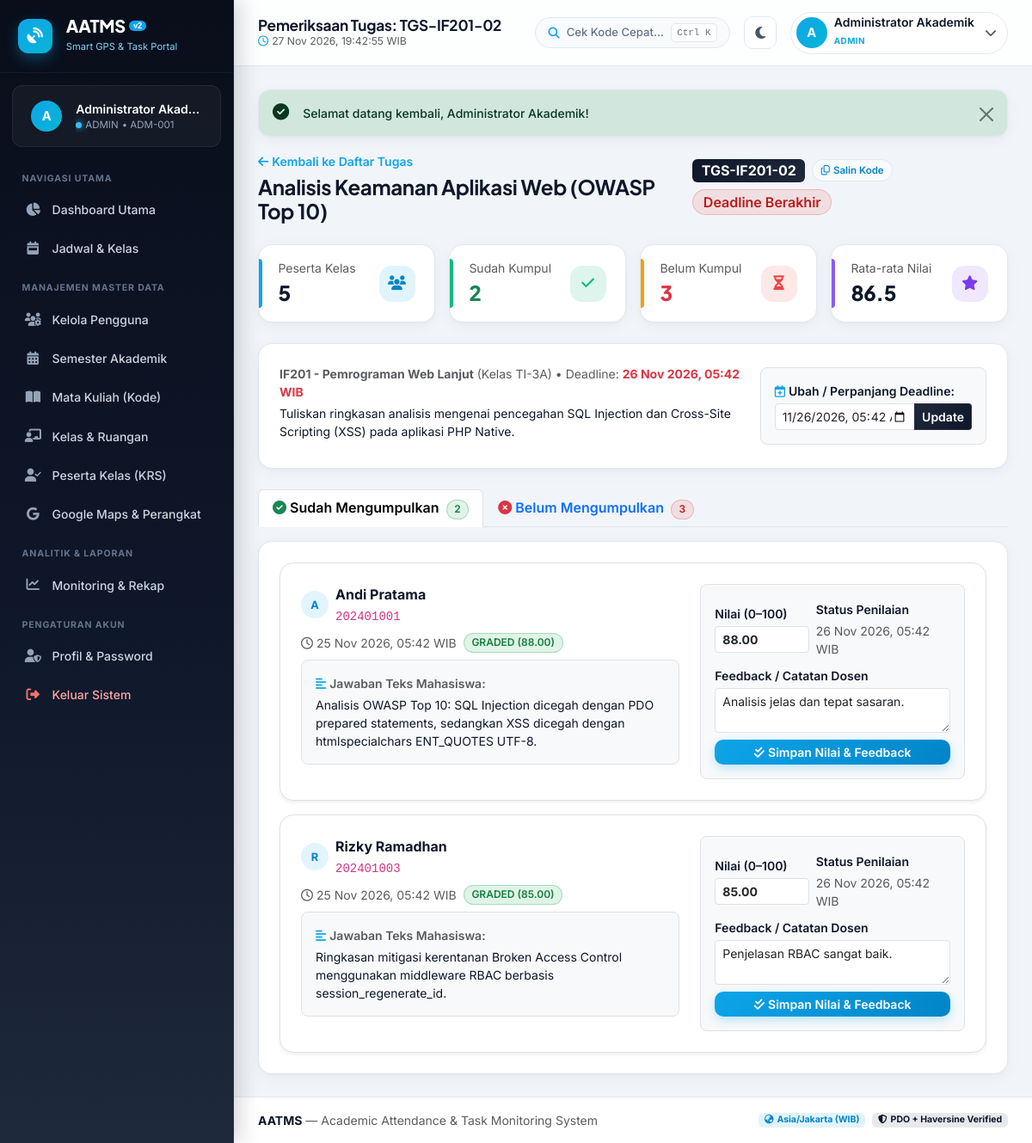
Page /public/dosen/task_detail.php?id=2 (signed in) on the committed database.
### tables this page shows
CREATE TABLE `tasks` (
  `id` INT AUTO_INCREMENT PRIMARY KEY,
  `class_id` INT NOT NULL,
  `dosen_id` INT NOT NULL,
  `task_code` VARCHAR(25) NOT NULL UNIQUE,
  `title` VARCHAR(150) NOT NULL,
  `description` TEXT NOT NULL,
  `attachment_path` VARCHAR(255) DEFAULT NULL,
  `deadline` DATETIME NOT NULL,
  `created_at` TIMESTAMP NOT NULL DEFAULT CURRENT_TIMESTAMP,
  CONSTRAINT `fk_tasks_class` FOREIGN KEY (`class_id`) REFERENCES `classes`(`id`) ON DELETE CASCADE ON UPDATE CASCADE,
  CONSTRAINT `fk_tasks_dosen` FOREIGN KEY (`dosen_id`) REFERENCES `users`(`id`) ON DELETE CASCADE ON UPDATE CASCADE
);

CREATE TABLE `courses` (
  `id` INT AUTO_INCREMENT PRIMARY KEY,
  `course_code` VARCHAR(20) NOT NULL UNIQUE,
  `course_name` VARCHAR(100) NOT NULL,
  `sks` TINYINT NOT NULL,
  `dosen_id` INT NOT NULL,
  `semester_id` INT NOT NULL,
  CONSTRAINT `fk_courses_dosen` FOREIGN KEY (`dosen_id`) REFERENCES `users`(`id`) ON DELETE RESTRICT ON UPDATE CASCADE,
  CONSTRAINT `fk_courses_semester` FOREIGN KEY (`semester_id`) REFERENCES `semesters`(`id`) ON DELETE RESTRICT ON UPDATE CASCADE
);

CREATE TABLE `classes` (
  `id` INT AUTO_INCREMENT PRIMARY KEY,
  `course_id` INT NOT NULL,
  `class_name` VARCHAR(50) NOT NULL,
  `schedule_day` VARCHAR(20) NOT NULL,
  `start_time` TIME NOT NULL,
  `end_time` TIME NOT NULL,
  `room` VARCHAR(50) NOT NULL,
  CONSTRAINT `fk_classes_course` FOREIGN KEY (`course_id`) REFERENCES `courses`(`id`) ON DELETE CASCADE ON UPDATE CASCADE
);

CREATE TABLE `task_submissions` (
  `id` INT AUTO_INCREMENT PRIMARY KEY,
  `task_id` INT NOT NULL,
  `student_id` INT NOT NULL,
  `text_answer` LONGTEXT DEFAULT NULL,
  `file_path` VARCHAR(255) DEFAULT NULL,
  `file_type` VARCHAR(50) DEFAULT NULL,
  `submitted_at` DATETIME NOT NULL,
  `score` DECIMAL(5, 2) DEFAULT NULL,
  `feedback` TEXT DEFAULT NULL,
  `review_status` ENUM('submitted','reviewed','graded') NOT NULL DEFAULT 'submitted',
  `graded_at` DATETIME DEFAULT NULL,
  UNIQUE KEY `uq_task_student` (`task_id`, `student_id`),
  CONSTRAINT `fk_submissions_task` FOREIGN KEY (`task_id`) REFERENCES `tasks`(`id`) ON DELETE CASCADE ON UPDATE CASCADE,
  CONSTRAINT `fk_submissions_student` FOREIGN KEY (`student_id`) REFERENCES `users`(`id`) ON DELETE CASCADE ON UPDATE CASCADE
);

CREATE TABLE `users` (
  `id` INT AUTO_INCREMENT PRIMARY KEY,
  `username` VARCHAR(50) NOT NULL UNIQUE,
  `password_hash` VARCHAR(255) NOT NULL,
  `full_name` VARCHAR(100) NOT NULL,
  `email` VARCHAR(100) NOT NULL UNIQUE,
  `role` ENUM('admin','dosen','mahasiswa','kaprodi') NOT NULL,
  `nim_nidn` VARCHAR(30) DEFAULT NULL,
  `is_active` TINYINT(1) NOT NULL DEFAULT 1,
  `created_at` TIMESTAMP NOT NULL DEFAULT CURRENT_TIMESTAMP
);

### public/dosen/task_detail.php (the view, shortened to what the rows shown need)
<?php
require_once __DIR__ . '/../../includes/auth.php';
$pdo = getDB();
$taskId = (int)($_GET['id'] ?? 0);
$stmt = $pdo->prepare("
    SELECT t.*, cl.class_name, c.course_code, c.course_name, u.full_name AS dosen_name
    FROM tasks t
    JOIN classes cl ON t.class_id = cl.id
    JOIN courses c ON cl.course_id = c.id
    JOIN users u ON t.dosen_id = u.id
    WHERE t.id = ?
");
$stmt->execute([$taskId]);
$task = $stmt->fetch();
$stStmt = $pdo->prepare("
    SELECT u.id AS student_id, u.full_name, u.nim_nidn, u.email,
           ts.id AS submission_id, ts.text_answer, ts.file_path, ts.file_type,
           ts.submitted_at, ts.score, ts.feedback, ts.review_status, ts.graded_at
    FROM class_enrollments ce
    JOIN users u ON ce.student_id = u.id
    LEFT JOIN task_submissions ts ON ts.task_id = ? AND ts.student_id = u.id
    WHERE ce.class_id = ?
    ORDER BY u.nim_nidn ASC, u.full_name ASC
");
$stStmt->execute([$taskId, $task['class_id']]);
$allEnrollments = $stStmt->fetchAll();
$submittedList = [];
$unsubmittedList = [];
foreach ($allEnrollments as $row) {
    if (!empty($row['submission_id'])) {
        $submittedList[] = $row;
    } else {
        $unsubmittedList[] = $row;
    }
}
$cd = getDeadlineCountdown($task['deadline']);
$pageTitle = 'Pemeriksaan Tugas: ' . $task['task_code'];
include __DIR__ . '/../../includes/header.php';
?>
<div class="d-flex flex-column flex-md-row justify-content-between align-items-md-center mb-4 gap-2">
    <div>
        <a href="<?= e(BASE_URL) ?>/dosen/tasks.php" class="text-decoration-none small text-sky fw-semibold">
            <i class="fa-solid fa-arrow-left me-1"></i>Kembali ke Daftar Tugas
        </a>
        <h4 class="fw-bold mb-0 mt-1"><?= e($task['title']) ?></h4>
    </div>
    <div class="d-flex flex-wrap align-items-center gap-2">
        <span class="badge bg-navy fs-6"><?= e($task['task_code']) ?></span>
        <button type="button" class="btn btn-xs-chip" data-copy-code="<?= e($task['task_code']) ?>" data-copy-label="Kode Tugas">
            <i class="fa-regular fa-copy me-1"></i>Salin Kode
        </button>
        <span class="badge <?= $cd['expired'] ? 'badge-status-red' : 'badge-status-green' ?> fs-6"
              <?= !$cd['expired'] ? 'data-countdown="' . e($task['deadline']) . '"' : '' ?>>
            <?= e($cd['label']) ?>
        </span>
    </div>
</div>
<div class="card-custom p-3 p-md-4 mb-4">
    <div class="row g-3 align-items-center">
        <div class="col-lg-8">
            <div class="small text-muted mb-1">
                <strong><?= e($task['course_code']) ?> - <?= e($task['course_name']) ?></strong> (Kelas <?= e($task['class_name']) ?>)
                &bull; Deadline: <strong class="text-danger"><?= e(formatDateTime($task['deadline'])) ?></strong>
            </div>
            <p class="mb-2 small"><?= nl2br(e($task['description'])) ?></p>
        </div>
        <div class="col-lg-4">
            <form method="POST" action="" class="p-3 rounded-3 bg-light border small">
                <div class="input-group input-group-sm">
                    <input type="datetime-local" name="deadline" class="form-control" value="<?= date('Y-m-d\TH:i', strtotime($task['deadline'])) ?>" required>
                    <button type="submit" class="btn btn-navy">Update</button>
                </div>
            </form>
        </div>
    </div>
</div>
<div class="tab-content">
    <div class="tab-pane fade show active" id="submittedPane" role="tabpanel">
        <div class="card-custom p-3 p-md-4">
            <?php if (empty($submittedList)): ?>
                <div class="text-center text-muted py-5">Belum ada mahasiswa yang mengumpulkan tugas ini.</div>
            <?php else: ?>
                <div class="d-flex flex-column gap-3">
                    <?php foreach ($submittedList as $sub): ?>
                        <?php $sid = (int)$sub['submission_id']; ?>
                        <div class="border rounded-4 p-3 p-md-4 bg-white shadow-sm">
                            <div class="row g-4">
                                <div class="col-lg-7">
                                    <div class="d-flex flex-wrap justify-content-between align-items-center gap-2 mb-2">
                                        <div class="d-flex align-items-center gap-2">
                                            <span class="avatar-circle bg-sky-soft fw-bold" style="width:32px;height:32px;font-size:0.8rem;">
                                                <?= e(strtoupper(substr($sub['full_name'], 0, 1))) ?>
                                            </span>
                                            <div>
                                                <div class="fw-bold"><?= e($sub['full_name']) ?></div>
                                                <code class="small"><?= e($sub['nim_nidn'] ?? '-') ?></code>
                                            </div>
                                        </div>
                                        <div class="d-flex align-items-center gap-2">
                                            <span class="small text-muted">
                                                <i class="fa-regular fa-clock me-1"></i><?= e(formatDateTime($sub['submitted_at'])) ?>
                                            </span>
                                            <span id="statusBadge_<?= $sid ?>" class="badge <?= $sub['review_status'] === 'graded' ? 'badge-status-green' : 'badge-status-yellow' ?>">
                                                <?= $sub['review_status'] === 'graded' ? 'GRADED (' . e((string)$sub['score']) . ')' : 'SUBMITTED' ?>
                                            </span>
                                        </div>
                                    </div>
                                    <?php if (!empty($sub['text_answer'])): ?>
                                        <div class="p-3 rounded-3 bg-light border small mb-2 mt-2">
                                            <div class="fw-semibold text-muted mb-1"><i class="fa-solid fa-align-left me-1 text-sky"></i>Jawaban Teks Mahasiswa:</div>
                                            <div class="text-slate-800"><?= nl2br(e($sub['text_answer'])) ?></div>
                                        </div>
                                    <?php endif; ?>
                                </div>
                                <div class="col-lg-5">
                                    <form method="POST" action="" class="ajax-grade-form p-3 rounded-3 bg-light border" data-submission-id="<?= $sid ?>">
                                        <div class="row g-2 align-items-center mb-2">
                                            <div class="col-5">
                                                <label class="form-label small fw-semibold mb-1">Nilai (0–100)</label>
                                                <input type="number" step="0.01" min="0" max="100" name="score" class="form-control form-control-sm fw-bold"
                                                       value="<?= e((string)($sub['score'] ?? '')) ?>" placeholder="90.00" required>
                                            </div>
                                            <div class="col-7">
                                                <label class="form-label small fw-semibold mb-1">Status Penilaian</label>
                                                <div class="small text-muted" id="gradedTime_<?= $sid ?>">
                                                    <?= !empty($sub['graded_at']) ? e(formatDateTime($sub['graded_at'])) : 'Belum dinilai' ?>
                                                </div>
                                            </div>
                                        </div>
                                        <div class="mb-2">
                                            <label class="form-label small fw-semibold mb-1">Feedback / Catatan Dosen</label>
                                            <textarea name="feedback" rows="2" class="form-control form-control-sm" placeholder="Tulis evaluasi pekerjaan mahasiswa..."><?= e($sub['feedback'] ?? '') ?></textarea>
                                        </div>
                                        <button type="submit" class="btn btn-sm btn-sky w-100 btn-save-grade">
                                            <i class="fa-solid fa-check-double me-1"></i>Simpan Nilai &amp; Feedback
                                        </button>
                                    </form>
                                </div>
                            </div>
                        </div>
                    <?php endforeach; ?>
                </div>
            <?php endif; ?>
        </div>
    </div>
</div>
<?php include __DIR__ . '/../../includes/footer.php'; ?>

### includes/header.php (shortened to what the rows shown need)
<?php
require_once __DIR__ . '/auth.php';
$user = currentUser();
$pageTitle = $pageTitle ?? APP_FULL_NAME;
?>
<!DOCTYPE html>
<html lang="id" data-theme="light">
<head>
    <link href="https://cdn.jsdelivr.net/npm/bootstrap@5.3.3/dist/css/bootstrap.min.css" rel="stylesheet">
    <link href="https://cdnjs.cloudflare.com/ajax/libs/font-awesome/6.5.1/css/all.min.css" rel="stylesheet">
    <link rel="stylesheet" href="https://unpkg.com/leaflet@1.9.4/dist/leaflet.css" />
    <link rel="stylesheet" href="<?= e(BASE_URL) ?>/assets/css/style.css">
</head>
<body>
<div class="app-wrapper">
    <?php if (isLoggedIn()): ?>
        <?php include __DIR__ . '/sidebar.php'; ?>
    <?php endif; ?>
    <div class="main-panel <?= isLoggedIn() ? '' : 'w-100 ms-0' ?>">
        <?php if (isLoggedIn()): ?>
        <header class="top-navbar d-print-none">
            <div class="d-flex align-items-center gap-3">
                <div>
                    <h5 class="mb-0 fw-bold page-heading-title"><?= e($pageTitle) ?></h5>
                    <div class="d-none d-sm-flex align-items-center gap-2 text-muted" style="font-size: 0.76rem;">
                        <span><i class="fa-regular fa-clock me-1 text-sky"></i><span id="liveWibClock"><?= e(formatDateTime(date('Y-m-d H:i:s'))) ?></span></span>
                    </div>
                </div>
            </div>
            <div class="d-flex align-items-center gap-2 gap-sm-3">
                <button type="button" class="btn btn-command-search d-flex align-items-center gap-2" data-bs-toggle="modal" data-bs-target="#quickLookupModal" title="Pencarian Cepat Kode Matkul / Tugas (Ctrl+K)">
                    <i class="fa-solid fa-magnifying-glass text-sky"></i>
                    <span class="d-none d-md-inline">Cek Kode Cepat...</span>
                    <kbd class="d-none d-lg-inline-block">Ctrl K</kbd>
                </button>
                <button type="button" class="btn btn-icon-soft" id="themeToggleBtn" title="Ganti Tema Terang / Gelap">
                    <i class="fa-solid fa-moon" id="themeToggleIcon"></i>
                </button>
                <div class="dropdown">
                    <button class="btn user-pill-btn d-flex align-items-center gap-2" type="button" data-bs-toggle="dropdown" aria-expanded="false">
                        <span class="avatar-circle bg-gradient-sky text-white fw-bold">
                            <?= e(strtoupper(substr($user['full_name'] ?? 'U', 0, 1))) ?>
                        </span>
                        <div class="text-start d-none d-md-block">
                            <div class="fw-semibold small lh-1 user-pill-name"><?= e($user['full_name'] ?? '') ?></div>
                            <span class="role-micro-tag text-uppercase"><?= e($user['role'] ?? '') ?></span>
                        </div>
                        <i class="fa-solid fa-chevron-down small text-muted ms-1 d-none d-sm-inline"></i>
                    </button>
                </div>
            </div>
        </header>
        <?php endif; ?>
        <main class="content-container">

### rows in the picture
tasks: task_code "Pemeriksaan Tugas: TGS-IF201-02", title "Analisis Keamanan Aplikasi Web (OWASP Top 10)", task_code "TGS-IF201-02", deadline "Deadline Berakhir", courses.course_code "IF201", courses.course_name "Pemrograman Web Lanjut", class.class_name "TI-3A", deadline "26 Nov 2026, 05:42 WIB", description "Tuliskan ringkasan analisis mengenai pencegahan SQL Injection dan Cross-Site Scripting (XSS) pada aplikasi PHP Native.", deadline "11/26/2026 05:42"
task_submissions: student.full_name "A", student.full_name "Andi Pratama", student.nim_nidn "202401001", submitted_at "25 Nov 2026, 05:42 WIB", score "88.00", text_answer "Analisis OWASP Top 10: SQL Injection dicegah dengan PDO prepared statements, sedangkan XSS dicegah dengan htmlspecialchars ENT_QUOTES UTF-8.", graded_at "26 Nov 2026, 05:42 WIB", feedback "Analisis jelas dan tepat sasaran."
task_submissions: student.full_name "R", student.full_name "Rizky Ramadhan", student.nim_nidn "202401003", submitted_at "25 Nov 2026, 05:42 WIB", score "85.00", text_answer "Ringkasan mitigasi kerentanan Broken Access Control menggunakan middleware RBAC berbasis session_regenerate_id.", graded_at "26 Nov 2026, 05:42 WIB", feedback "Penjelasan RBAC sangat baik."

### other values in the picture
APP_NAME "AATMS"
substr($user['full_name'] ?? 'U', 0, 1) "A"
$user['full_name'] "Administrator Akad…"
$role "ADMIN"
$user['nim_nidn'] "ADM-001"
$user['full_name'] "Administrator Akademik"
$user['role'] "ADMIN"
$flash['message'] "Selamat datang kembali, Administrator Akademik!"
count($allEnrollments) "5"
count($submittedList) "2"
count($unsubmittedList) "3"
$avgScore "86.5"
APP_FULL_NAME "Academic Attendance & Task Monitoring System"
